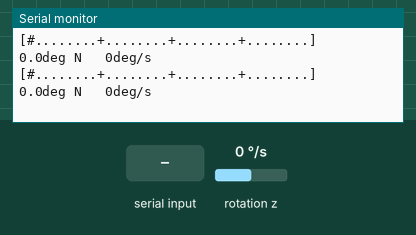
This sketch was run on a simulated ESP32-C3. Shown: the last lines printed to the serial monitor. Wiring (inferred from the names in the program): MPU-6050 motion sensor at I2C address 0x68. Inputs (shaded band) come from the test bench; at power-on: rotation z 0 °/s.

Above: at 7.8 s.
7.9 s: rotation z set to -192 °/s
At 7.98 s:
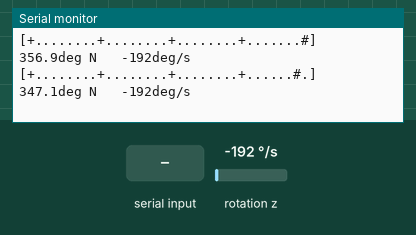
9.4 s: "z" received over Serial
12.4 s: rotation z set to 0 °/s
At 12.45 s:
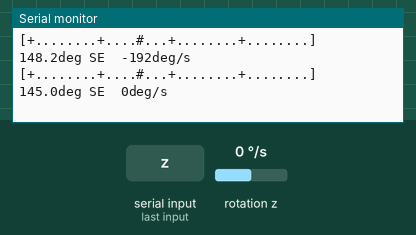
Timing chart, 0 to 15.4 s (numbered marks = the images above; inputs shaded):
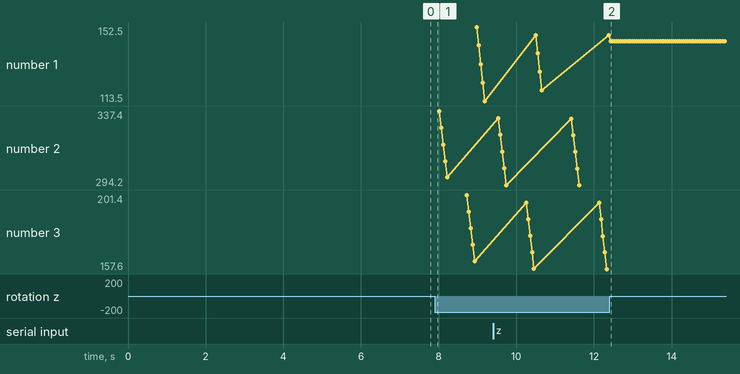

Measured:
- after the input at 7.9 s, the serial monitor: prints a new line at once (image 1)

The sketch:

teste_360.ino
```cpp
/*
 * Teste de angulo 360 graus - Jogo da Garrafa
 * Placa   : ESP32-C3 Super Mini
 * Sensor  : GY-521 (MPU-6050) via I2C
 *
 * Ligacao:
 *   GY-521 VCC -> 3V3
 *   GY-521 GND -> GND
 *   GY-521 SDA -> GPIO5
 *   GY-521 SCL -> GPIO6
 *
 * Comandos no Serial Monitor:
 *   z <enter> -> zera o angulo
 *   c <enter> -> recalibra o giroscopio (deixe parado)
 */

#include <Wire.h>

#define SDA_PIN   5
#define SCL_PIN   6
#define MPU_ADDR  0x68

// Registradores
#define REG_PWR_MGMT_1   0x6B
#define REG_SMPLRT_DIV   0x19
#define REG_CONFIG       0x1A
#define REG_GYRO_CONFIG  0x1B
#define REG_GYRO_ZOUT_H  0x47

// Fundo de escala +-2000 graus/s -> 16.4 LSB por grau/s
const float GYRO_SCALE = 16.4f;

// Deteccao de parada
const float         LIMIAR_PARADA = 10.0f;   // graus/s
const unsigned long TEMPO_PARADA  = 500;     // ms parado para confirmar

float         yaw      = 0.0f;   // angulo acumulado, 0..360
float         gzBias   = 0.0f;   // offset do giroscopio em LSB
unsigned long tPrev    = 0;
unsigned long tParado  = 0;
unsigned long tPrint   = 0;
bool          girando  = false;
int           linhas   = 0;


void mpuWrite(uint8_t reg, uint8_t val) {
  Wire.beginTransmission(MPU_ADDR);
  Wire.write(reg);
  Wire.write(val);
  Wire.endTransmission();
}

int16_t lerGyroZ() {
  Wire.beginTransmission(MPU_ADDR);
  Wire.write(REG_GYRO_ZOUT_H);
  Wire.endTransmission(false);
  if (Wire.requestFrom((uint8_t)MPU_ADDR, (uint8_t)2) != 2) return 0;
  int16_t hi = Wire.read();
  int16_t lo = Wire.read();
  return (int16_t)((hi << 8) | lo);
}

void calibrar() {
  Serial.println();
  Serial.println(">> Calibrando. NAO MEXA no sensor...");

  const int N = 2000;
  double soma = 0;
  for (int i = 0; i < N; i++) {
    soma += lerGyroZ();
    delay(2);
    if (i % 400 == 0) Serial.print('.');
  }
  gzBias = (float)(soma / N);

  Serial.println();
  Serial.print(">> Bias = ");
  Serial.print(gzBias, 1);
  Serial.print(" LSB (");
  Serial.print(gzBias / GYRO_SCALE, 2);
  Serial.println(" graus/s)");
  Serial.println(">> Pronto. Gire a garrafa.");
  Serial.println();

  yaw   = 0.0f;
  tPrev = micros();
}

void legenda() {
  Serial.println("     0        90       180       270      360");
  Serial.println("     +---------+---------+---------+------+");
}

// Barra de 36 posicoes = 10 graus cada
void desenharBarra(float ang) {
  const int N = 36;
  int pos = (int)(ang / 10.0f);
  if (pos < 0)  pos = 0;
  if (pos >= N) pos = N - 1;

  char linha[N + 3];
  linha[0] = '[';
  for (int i = 0; i < N; i++) {
    if      (i == pos)    linha[1 + i] = '#';
    else if (i % 9 == 0)  linha[1 + i] = '+';   // marcas 0/90/180/270
    else                  linha[1 + i] = '.';
  }
  linha[N + 1] = ']';
  linha[N + 2] = '\0';
  Serial.print(linha);
}

const char* setor(float ang) {
  if (ang <  22.5f) return "N ";
  if (ang <  67.5f) return "NE";
  if (ang < 112.5f) return "L ";
  if (ang < 157.5f) return "SE";
  if (ang < 202.5f) return "S ";
  if (ang < 247.5f) return "SO";
  if (ang < 292.5f) return "O ";
  if (ang < 337.5f) return "NO";
  return "N ";
}


void setup() {
  Serial.begin(115200);
  delay(1500);

  Wire.begin(SDA_PIN, SCL_PIN);
  Wire.setClock(400000);

  // Acorda o sensor e usa o giroscopio X como fonte de clock (mais estavel)
  mpuWrite(REG_PWR_MGMT_1, 0x01);
  delay(100);
  mpuWrite(REG_CONFIG,      0x01);   // DLPF 188 Hz
  mpuWrite(REG_SMPLRT_DIV,  0x00);   // 1 kHz
  mpuWrite(REG_GYRO_CONFIG, 0x18);   // +-2000 graus/s
  delay(100);

  Wire.beginTransmission(MPU_ADDR);
  if (Wire.endTransmission() != 0) {
    Serial.println("ERRO: MPU-6050 nao respondeu em 0x68.");
    Serial.println("Confira VCC/GND/SDA(GPIO5)/SCL(GPIO6).");
    while (true) delay(1000);
  }

  Serial.println("=== Teste 360 graus - Jogo da Garrafa ===");
  calibrar();
  legenda();
}


void loop() {
  // --- comandos ---
  if (Serial.available()) {
    char c = Serial.read();
    if (c == 'z' || c == 'Z') {
      yaw = 0.0f;
      Serial.println(">> Angulo zerado.");
    } else if (c == 'c' || c == 'C') {
      calibrar();
      legenda();
    }
  }

  // --- integracao ---
  unsigned long tAgora = micros();
  float dt = (tAgora - tPrev) / 1000000.0f;
  tPrev = tAgora;
  if (dt <= 0 || dt > 0.5f) return;   // descarta salto de tempo

  float gz = (lerGyroZ() - gzBias) / GYRO_SCALE;   // graus/s

  // zona morta: mata ruido residual quando parado
  if (fabs(gz) < 1.0f) gz = 0.0f;

  yaw += gz * dt;
  while (yaw >= 360.0f) yaw -= 360.0f;
  while (yaw <    0.0f) yaw += 360.0f;

  // --- deteccao de parada ---
  if (fabs(gz) > LIMIAR_PARADA) {
    girando = true;
    tParado = tAgora;
  } else if (girando && (tAgora - tParado) / 1000 > TEMPO_PARADA) {
    girando = false;
    Serial.println();
    Serial.print(">>> PAROU EM ");
    Serial.print(yaw, 1);
    Serial.print(" graus  (");
    Serial.print(setor(yaw));
    Serial.println(")");
    Serial.println();
    legenda();
    linhas = 0;
  }

  // --- saida visual a 20 Hz ---
  if (millis() - tPrint >= 50) {
    tPrint = millis();

    desenharBarra(yaw);
    Serial.print("  ");
    if (yaw < 100) Serial.print(' ');
    if (yaw < 10)  Serial.print(' ');
    Serial.print(yaw, 1);
    Serial.print("deg ");
    Serial.print(setor(yaw));
    Serial.print("  ");
    Serial.print(gz, 0);
    Serial.println("deg/s");

    if (++linhas >= 20) { legenda(); linhas = 0; }
  }
}
```
